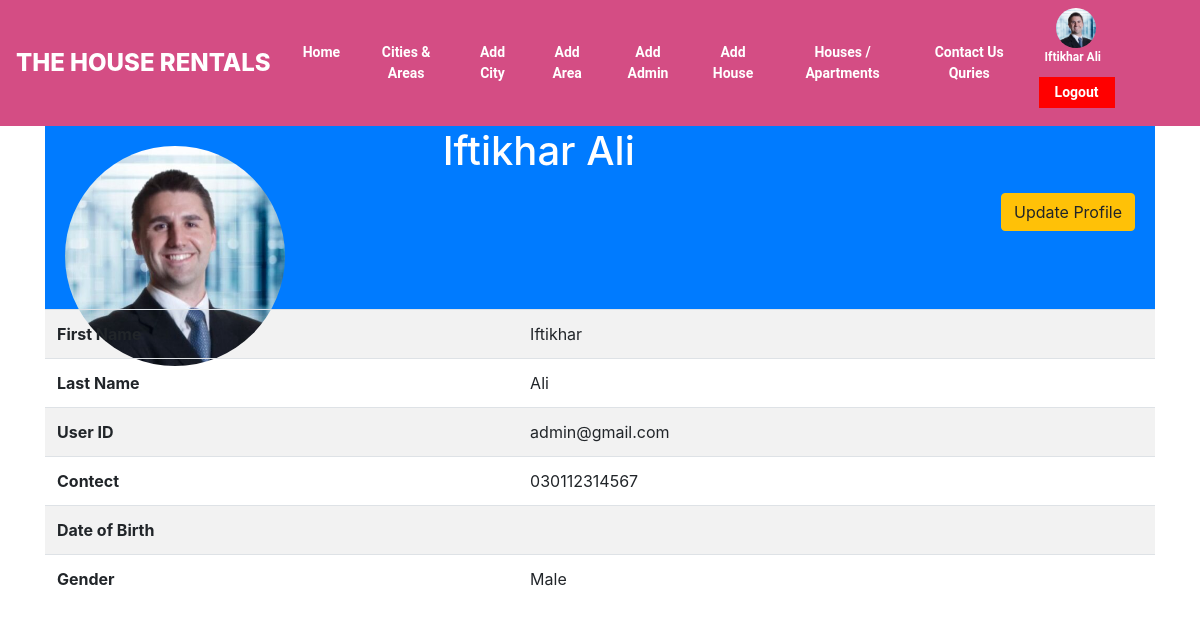
Screenshot of /admin/user-detail.php?view=11 (signed in) with the database file from the repository.
### tables this page shows
CREATE TABLE `users` (
  `id` int(11) NOT NULL,
  `f_name` varchar(20) NOT NULL,
  `l_name` varchar(50) NOT NULL,
  `email` varchar(50) NOT NULL,
  `contact` varchar(50) NOT NULL,
  `gender` varchar(50) NOT NULL,
  `image` varchar(50) NOT NULL,
  `dob` varchar(50) NOT NULL,
  `account_type` varchar(50) NOT NULL,
  `password` varchar(50) NOT NULL
);

### admin/user-detail.php (the view)
<?php
include("header.php");
if (isset($_GET['view'])) {
	$view=$_GET['view'];
	$query="SELECT * FROM `users` WHERE id='$view'";
    $run=mysqli_query($con,$query);
    $data=mysqli_fetch_assoc($run);
}
?>
<div class="container">
  <div class="card-columns bg-primary">
    <img src="<?php echo "../profiles/".$data['image'];?>" alt="Card image" style="float:left;width:260px;height:260px;border-radius:150px;padding: 20px">
    <div class="card-body">
    <table><tr style="height:250px;color:white"><td valign="bottom"><h1><?php echo $data['f_name'];?> <?php echo $data['l_name'];?></h1></td></tr></table>
    <?php
    if ($data['id']==$user_id) {
      echo '<a href="update-profile.php" class="btn btn-warning" style="float: right;">Update Profile</a>';
    }
    ?>
    </div>
  </div>
  <div>
<table style="float:right" class="table table-striped">
<tr><th>First Name</th><td><?php echo $data['f_name'];?></td></tr>
<tr><th>Last Name</th><td><?php echo $data['l_name'];?></td></tr>
<tr><th>User ID</th><td><?php echo $data['email'];?></td></tr>
<tr><th>Contect</th><td><?php echo $data['contact'];?></td></tr>
<tr><th>Date of Birth</th><td><?php echo $data['dob'];?></td></tr>
<tr><th>Gender</th><td><?php echo $data['gender'];?></td></tr>
</table>
</div>
</body>
</html>

### admin/header.php (shortened to what this page needs)
<?php
$user_id=$_SESSION["uid2"];
include("../dbconnection.php");
$query4="SELECT * FROM `users` WHERE id='$user_id'";
$run4=mysqli_query($con,$query4);
$data4=mysqli_fetch_assoc($run4);
?>
<!doctype html>
<html lang="en">
<html>
<head>
  <link rel="stylesheet" href="style.css">
<link rel="stylesheet" href="https://maxcdn.bootstrapcdn.com/bootstrap/4.4.1/css/bootstrap.min.css">
<link rel="stylesheet" href="https://cdnjs.cloudflare.com/ajax/libs/font-awesome/4.7.0/css/font-awesome.min.css">
</head>
<body>
<nav class="navbar navbar-expand-md navbar-light" style="background-color: #d44d84">
  <a class="navbar-brand" href="#"><div style="font-size:24px;text-align: center;font-weight: 800;color:#fff;margin-top:-8px;margin-bottom: -8px;">THE HOUSE RENTALS</div></a>
  <div class="collapse navbar-collapse" id="collapsibleNavbar">
  <div style="margin:px 0px 0px 0px;">
    <div class="topnav">
  <div class="navbar-nav">
    <a href="index.php">Home</a>
    <a href="cities.php">Cities & Areas</a>
    <a href="add_city.php">Add City</a>
    <a href="add_area.php">Add Area</a>
    <a href="add_admin.php">Add Admin</a>
    <a href="select_city.php">Add House</a>
    <a href="houses.php">Houses / Apartments</a>
    <a href="contact_quries.php">Contact Us Quries</a>
  </div>
</div>
</div>
</div>
<div class="topnav" style="float:right;">
<a class="" href="user-detail.php?view=<?php echo $user_id; ?>"><div style="margin-top: -5px;float: right;margin-bottom: -20px"><img style="height: 40px;border-radius: 50%;margin-left: 10%;list-style: none;" src='<?php echo "../profiles/".$data4['image']; ?>'><p style="font-size: 12px"><?php echo $data4['f_name']; ?> <?php echo $data4['l_name']; ?></p></div></a>
<a class="active" style="background-color:red;" href="logout.php">Logout</a>
</div>
</nav>

### admin/style.css (style rules this page uses)
.topnav { overflow: hidden; background-color: #d44d84; }
.topnav a { float: left; color: white; font-family: 'Roboto', sans-serif; text-align: center; padding: 5px 16px; text-decoration: none; font-size: 14px; font-weight: 600; }
.topnav a.active { background-color: #4CAF50; color: white; margin:10px; }

### rows the page displays
users: image (picture), f_name "Iftikhar", l_name "Ali", email "admin@gmail.com", contact "030112314567", gender "Male"
